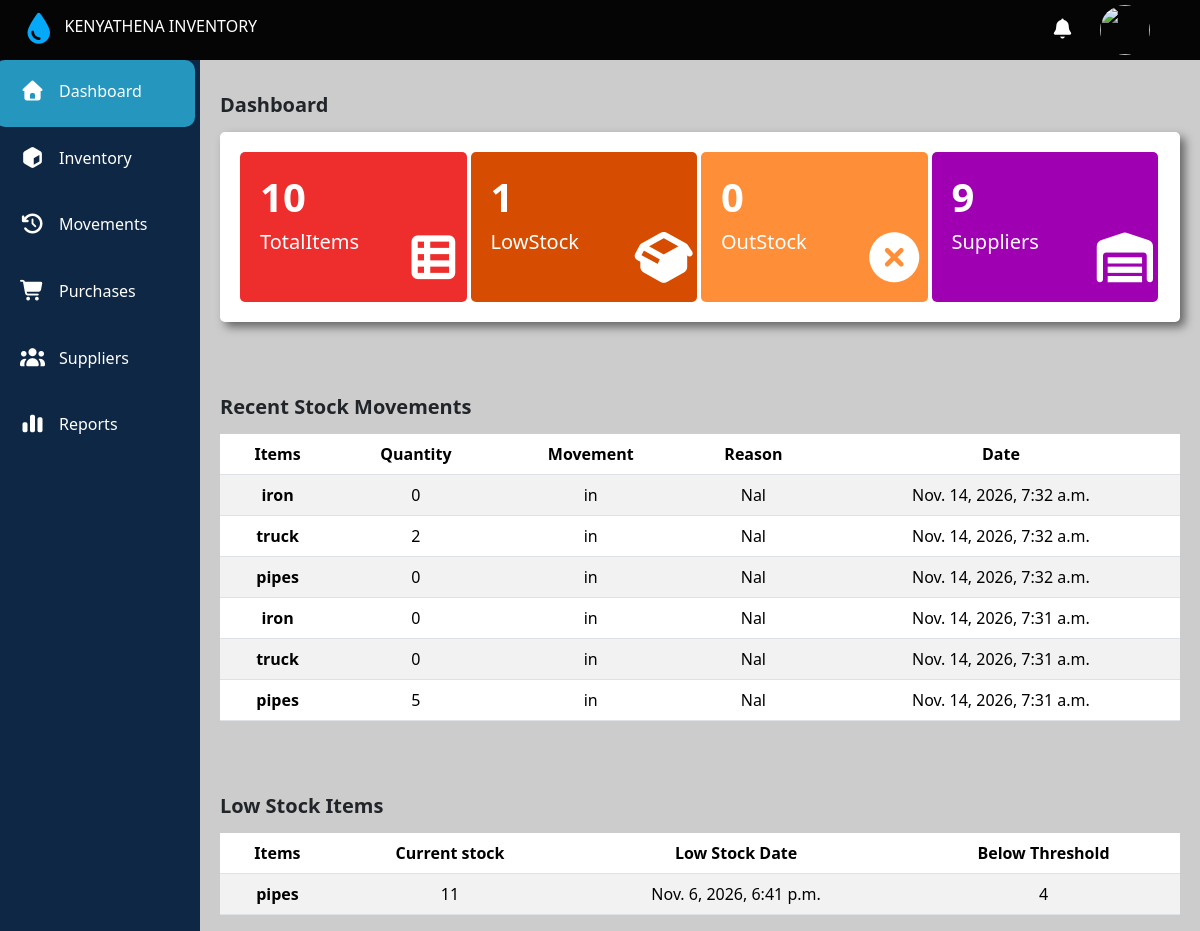
The app's page /, older data.
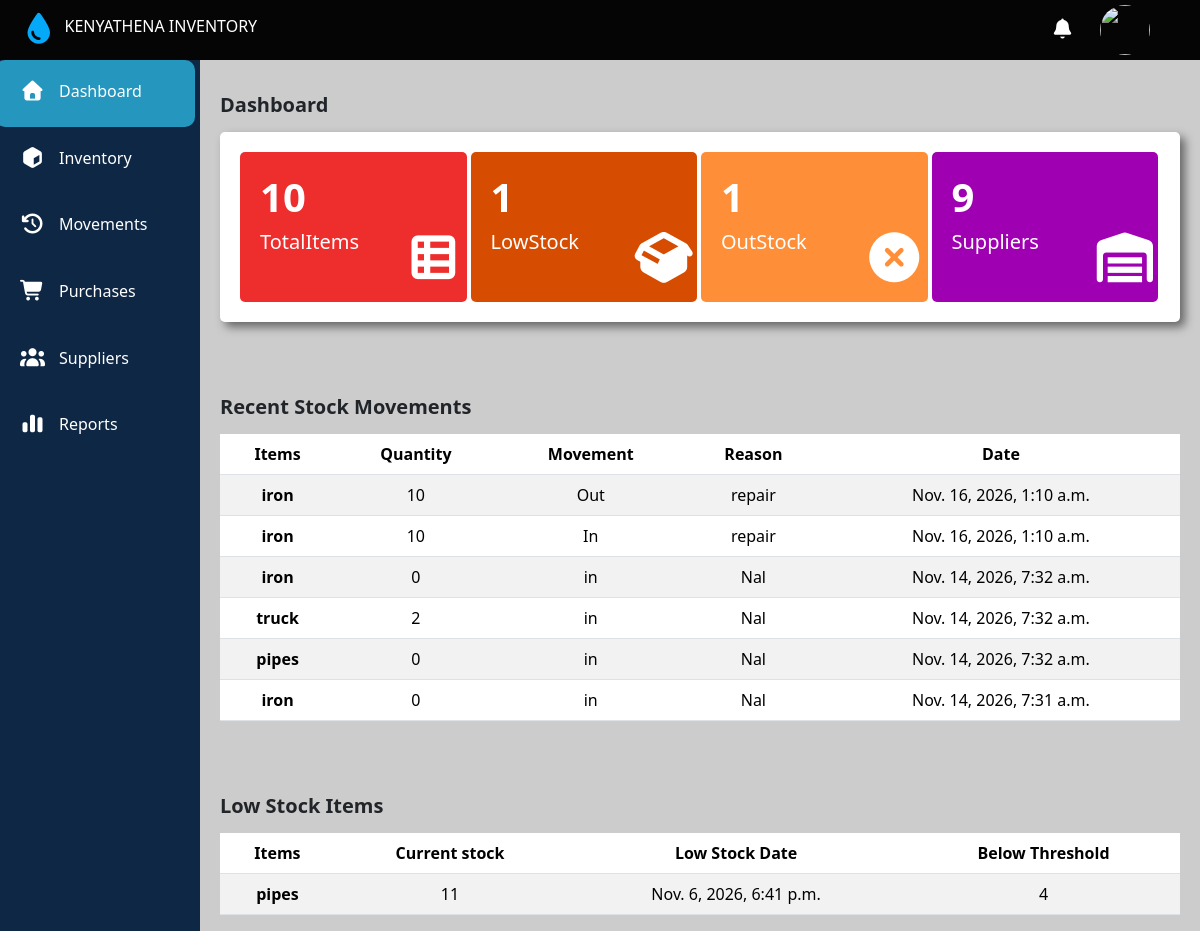
The same page, newer data.
### main/models.py (models this page shows, shortened)
class StockMovements(models.Model):
  Movement_type=[
    ('in','Stock In'),
    ('Out','Stock Out'),
  ]
  item = models.CharField(max_length=200)
  quantity = models.PositiveIntegerField()
  supplier_issued_to = models.CharField(max_length=200,null=True,blank=True)
  date=models.DateTimeField(auto_now_add=True)
  movement = models.CharField(max_length=200,choices=Movement_type)
  reason = models.CharField(max_length=300,null=True,blank=True)
  note = models.CharField(max_length=1000,null=True,blank=True)

class Stock(models.Model):
  stock_status =[
    ('low_stock','LowStock'),
    ('outStock','Out_Of_Stock'),
    ('inStock','In_Stock')
  ]
  item = models.CharField(max_length=200,unique=True)
  quantity = models.PositiveIntegerField(default=0)
  status = models.CharField(choices=stock_status,null=True)
  low_stock_date = models.DateTimeField(null=True,blank=True)
  low_by = models.PositiveIntegerField(null=True,blank=True)

### main/views.py (the view)
# urls.py: 2. Add a URL to urlpatterns:  path('', views.home, name='home')
def home(request):
  low_stock_table= Stock.objects.filter(status='low_stock').order_by('-id')
  stock_Movements = StockMovements.objects.all().order_by('-id')[:6]
  outStock = Stock.objects.filter(status='outStock').count()
  lowStock = Stock.objects.filter(status='low_stock').count()
  items = Stock.objects.all().count()
  suppliers_count= Suppliers.objects.all().count()
  print(items)
  context = {'suppliers_count':suppliers_count,'outStock':outStock,'lowStock':lowStock,'items':items,'stock_Movements':stock_Movements,'low_stock_table':low_stock_table}
  return render(request,'main/dashboard.html',context)

### main/templates/main/dashboard.html (shortened to what this page needs)
{% extends 'main/base.html' %}
{% block content %}
  <main>
    <div class="Stock">
      <span>Dashboard </span>
    </div>
    <div class="main">
      <div class="totalItems">
        <div class="containerdiv">
          <div class="number">{{items}}</div>
          <div class="name">TotalItems</div>
        </div>
        <div class="icon">
          <i class="fa-solid fa-table-list"></i>
        </div>
      </div>
      <div class="lowStock">
        <div>
          <div class="containerdiv">
            <div class="number">{{lowStock}}</div>
            <div class="name">LowStock</div>
          </div>
        </div>
        <div class="icon">
          <i class="fa-solid fa-box-open"></i>
        </div>
      </div>
      <div class="outStock">
        <div>
          <div class="containerdiv">
            <div class="number">{{outStock}}</div>
          <div class="name">OutStock</div>
          </div>
        </div>
        <div class="icon">
          <i class="fa-solid fa-circle-xmark"></i>
        </div>
      </div>
      <div class="suppliers">
        <div>
          <div class="containerdiv">
            <div class="number">{{suppliers_count}}</div>
            <div class="name">Suppliers</div>
          </div>
        </div>
        <div class="icon">
          <i class="fa-solid fa-warehouse"></i>
        </div>
      </div>
    </div>
    <div class="Stock">
      <span>Recent Stock Movements  </span>
    </div>
    <div class="recentStock">
      <table class="table table-striped" >
        <thead>
          <tr class="table_row">
            <th scope="col">Items</th>
            <th scope="col">Quantity</th>
            <th scope="col">Movement</th>
            <th scope="col">Reason</th>
            <th scope="col">Date</th>
          </tr>
        </thead>
        <tbody>
        {% for stock_Movement in stock_Movements %}
          <tr class="table_row">
            <th scope="row">{{stock_Movement.item}}</th>
            <td>{{stock_Movement.quantity}}</td>
            <td>{{stock_Movement.movement}}</td>
            <td>{{stock_Movement.reason}}</td>
            <td>{{stock_Movement.date}}</td>
          </tr>
        {% endfor %}
        </tbody>
      </table>
    </div>
    <div class="Stock">
      <span>Low Stock Items  </span>
    </div>
   <div class="lowStockItem">
      <table class="table table-striped" >
        <thead>
          <tr class="table_row">
            <th scope="col">Items</th>
            <th scope="col">Current stock</th>
            <th scope="col"> Low Stock Date</th>
            <th scope="col">Below Threshold</th>
          </tr>
        </thead>
        <tbody>
          {% for low_stock in low_stock_table %}
          <tr class="table_row">
            <th scope="row">{{low_stock.item}}</th>
            <td>{{low_stock.quantity}}</td>
            <td>{{low_stock.low_stock_date}}</td>
            <td>{{low_stock.low_by}}</td>
          </tr>
          {% endfor %}
        </tbody>
      </table>
    </div>
  </main>
{% endblock %}

Row changes from the older to the newer data that the page shows:
no longer on this page (row unchanged): StockMovements: item "truck", quantity "0", movement "in", reason "Nal", date "Nov. 14, 2026, 7:31 a.m."
no longer on this page (row unchanged): StockMovements: item "pipes", quantity "5", movement "in", reason "Nal", date "Nov. 14, 2026, 7:31 a.m."
added StockMovements: item "iron", quantity "10", movement "Out", reason "repair", date "Nov. 16, 2026, 1:10 a.m."
added StockMovements: item "iron", quantity "10", movement "In", reason "repair", date "Nov. 16, 2026, 1:10 a.m."
Text that changed along with them:
{{ outStock }}: "0" → "1"
